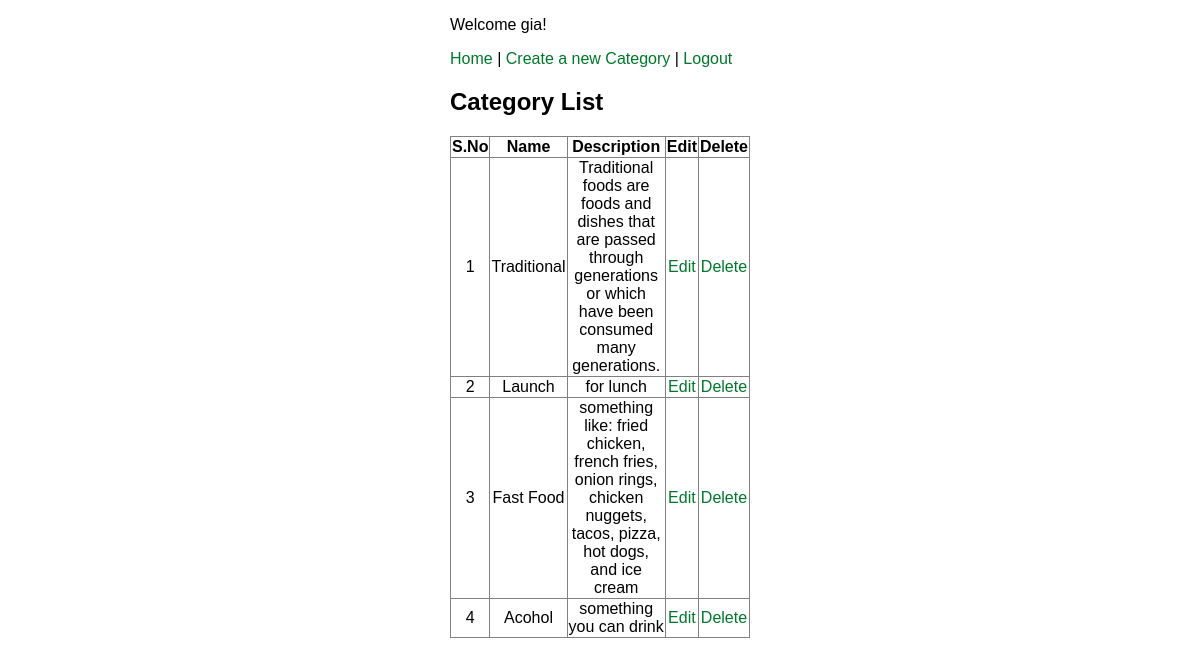
Page /manage-category.php (signed in) on the committed database.
### tables this page shows
CREATE TABLE `category` (
  `id` int(11) NOT NULL,
  `name` varchar(50) NOT NULL,
  `description` varchar(200) NOT NULL,
  `trn_date` datetime NOT NULL,
  `submittedby` varchar(50) NOT NULL
);

### manage-category.php (the view, shortened to what this page needs)
<?php
require('db.php');
?>
<!DOCTYPE html>
<html>
<head>
    <link rel="stylesheet" href="css/style.css"/>
</head>
<body>
<div class="form">
    <p>Welcome <?php echo $_SESSION['username']; ?>!</p>
    <p><a href="index.php">Home</a>
        | <a href="insert-category.php">Create a new Category</a>
        | <a href="logout.php">Logout</a></p>
    <h2>Category List</h2>
    <table width="100%" border="1" style="border-collapse:collapse;">
        <thead>
        <tr>
            <th><strong>S.No</strong></th>
            <th><strong>Name</strong></th>
            <th><strong>Description</strong></th>
            <th><strong>Edit</strong></th>
            <th><strong>Delete</strong></th>
        </tr>
        </thead>
        <tbody>
        <?php
        $count = 1;
        $sel_query = "Select * from category ORDER BY id desc;";
        $result = mysqli_query($con, $sel_query);
        while ($row = mysqli_fetch_assoc($result)) { ?>
            <tr>
                <td align="center"><?php echo $count; ?></td>
                <td align="center"><?php echo $row["name"]; ?></td>
                <td align="center"><?php echo $row["description"]; ?></td>
                <td align="center">
                    <a href="edit-category.php?id=<?php echo $row["id"]; ?>">Edit</a>
                </td>
                <td align="center">
                    <a href="delete-category.php?id=<?php echo $row["id"]; ?>">Delete</a>
                </td>
            </tr>
            <?php $count++;
        } ?>
        </tbody>
    </table>
</div>
</body>
</html>

### Css/style.css (style rules this page uses)
body { font-family:Arial, Sans-Serif; }
a { color: #00782c; text-decoration:none; }
.form { width: 300px; margin: 0 auto; }

### rows in the picture
category: name "Traditional", description "Traditional foods are foods and dishes that are passed through generations or which have been consumed many generations."
category: name "Launch", description "for lunch"
category: name "Fast Food", description "something like: fried chicken, french fries, onion rings, chicken nuggets, tacos, pizza, hot dogs, and ice cream"
category: name "Acohol", description "something you can drink"

### other values in the picture
$_SESSION['username'] "gia"
